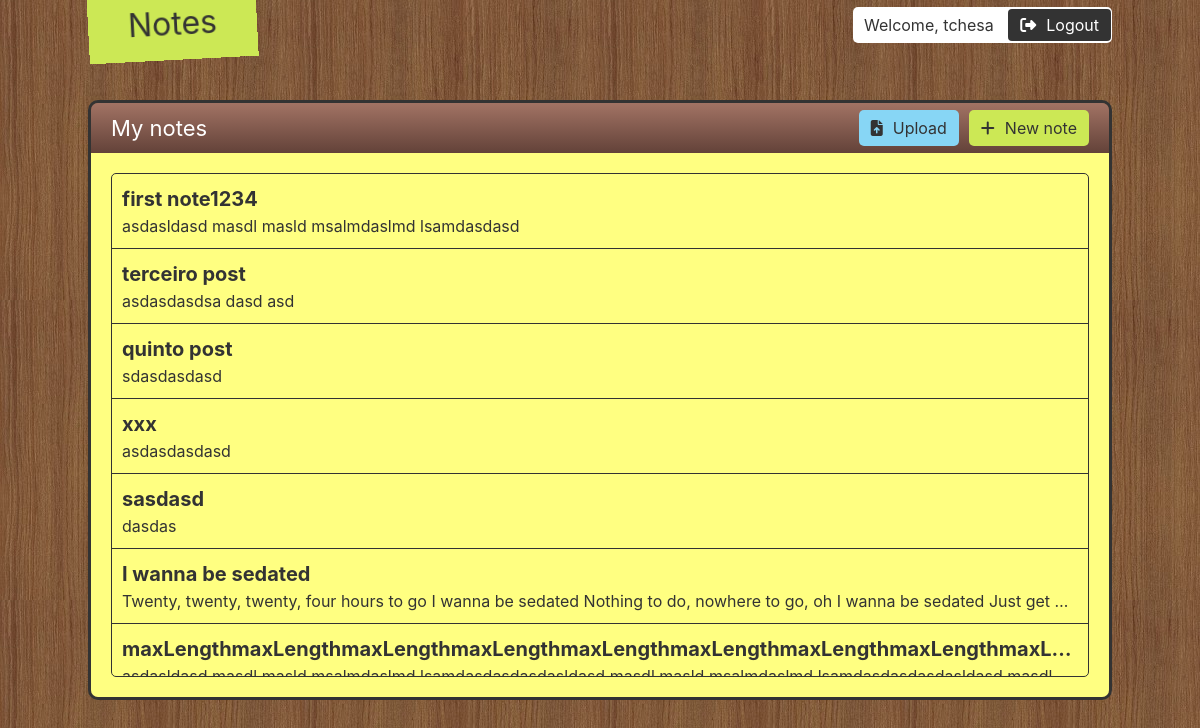
The app's page / (signed in) with its own data.
### storage/models.py (models this page shows)
class Note(models.Model):
  user = models.ForeignKey(User, default=1, on_delete=models.CASCADE)
  title = models.CharField(max_length=120)
  content = models.TextField(null=True, blank=True)

### storage/views.py (the view)
# urls.py: path('', list_note_page),
@login_required
def list_note_page(request):
  notes = Note.objects.filter(user=request.user)
  context = {'notes': notes}
  return render(request, 'notes.html', context)

### templates/notes.html (shortened to what this page needs)
{% extends 'base.html' %}
{% block content %}
<div class='book'>
  <div class='book-hd'>
    <span class='title'>My notes</span>
    <a class='new' href='/new'>
      <i class="fas fa-plus"></i><span>New note</span>
    </a>
    <a class='upload mr' href=''>
      <i class="fas fa-file-upload"></i><span>Upload</span>
    </a>
  </div>
  <div class='book-bd'>
    <ul class='notes-list'>
      {% for note in notes %}
      <li>
        <a href='{{ note.id }}'>
          <span class='title'>{{ note.title }}</span>
          <span class='content'>{{ note.content }}</span>
        </a>
      </li>
      {% endfor %}
    </ul>
  </div>
</div>
{% endblock %}

### templates/base.html (shortened to what this page needs)
<!doctype html>
<html lang="en">
  <head>
    <link rel="stylesheet" href="https://stackpath.bootstrapcdn.com/bootstrap/4.3.1/css/bootstrap.min.css">
    {% load static %}
    <link rel='stylesheet' type='text/css' href='{% static "main.css" %}'>
  </head>
  <body>
    <header>
      <a href='/'>
        <span class='logo'>Notes</span>
      </a>
      {% if user.is_authenticated %}
      <div class='user'>
        <span>Welcome, {{ user }}</span>
        <a class='logout' href='/logout'>
          <i class="fas fa-sign-out-alt"></i>Logout
        </a>
      </div>
      {% endif %}
    </header>
    <main>
      {% block content %}
      {% endblock %}
    </main>
  </body>
</html>

### static/main.css (style rules this page uses)
body { color: #333; background-color: #8A6143; background-image: url("bg.jpg"); background-repeat: repeat; }
* { outline: none; }
header, main { max-width: 1064px; padding-left: 20px; padding-right: 20px; margin: auto; }
header { position: fixed; left: 0; right: 0; top: 0; }
header .logo { display: inline-block; position: absolute; background-color: #CCE855; padding: 12px 40px 12px; font-size: 32px; color: #333; text-decoration: none; top: -12px; transform: rotate(-3deg); transition: .3s; }
header .user { float: right; background-color: white; padding: 2px 1px; border-radius: 5px; margin: 7px 0; }
header .user > span { display: inline-block; padding: 4px 10px; }
header .user > a { display: inline-block; padding: 4px 12px; background-color: #333; color: white !important; border-radius: 4px; }
header .user > a > i { margin-right: 10px; }
main { margin-top: 100px; }
.book { height: calc(100vh - 200px); border-radius: 10px; border: 3px solid #333; overflow: hidden; }
.book .book-hd { height: 50px; background-image: linear-gradient(#A27364, #634239); padding: 0 20px; color: white; }
.book .book-hd .title { line-height: 50px; font-size: 22px; }
.book .book-hd a, .book .book-hd button { color: #333; float: right; padding: 6px 12px; margin: 7px 0; border-radius: 5px; text-decoration: none; border: 0 none; }
.book .book-hd a.mr { margin-right: 10px; }
.book .book-hd a i, .book .book-hd button i { margin-right: 10px; }
.book .book-hd .new { background-color: #CCE855; }
.book .book-hd .upload { background-color: #87D6F5; }
.book .book-bd { padding: 20px; background-color: #FFFF81; height: calc(100% - 50px); }
.book .notes-list { list-style: none; padding-left: 0; margin-bottom: 0; border: 1px solid #333; border-radius: 5px; height: 100%; overflow-y: auto; overflow-x: hidden; }
.book .notes-list li { position: relative; border-bottom: 1px solid #333; }
.book .notes-list li > a { display: block; padding: 10px; color: #333; transition: background-color .3s; }
.book .notes-list li .title { display: block; font-size: 20px; font-weight: bold; width: 100%; white-space: nowrap; overflow: hidden; text-overflow: ellipsis; }
.book .notes-list li .content { display: block; white-space: nowrap; text-overflow: ellipsis; overflow: hidden; }

### records on screen
Note: title "first note1234", content "asdasldasd masdl masld msalmdaslmd lsamdasdasd"
Note: title "terceiro post", content "asdasdasdsa dasd asd"
Note: title "quinto post", content "sdasdasdasd"
Note: title "xxx", content "asdasdasdasd"
Note: title "sasdasd", content "dasdas"
Note: title "I wanna be sedated", content "Twenty, twenty, twenty, four hours to go I wanna be sedated Nothing to do, nowhere to go, oh I wanna be sedated Just get…"
Note: title "maxLengthmaxLengthmaxLengthmaxLengthmaxLengthmaxLengthmaxLengthmaxLengthmaxL…", content "asdasldasd masdl masld msalmdaslmd lsamdasdasdasdasldasd masdl masld msalmdaslmd lsamdasdasdasdasldasd masdl…"

### other values on screen
{{ user }} "tchesa"
